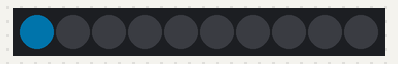
Recording of a program running on a simulated Raspberry Pi Pico running MicroPython. Parts: 10 RGB LEDs in strip order, left to right. Dim RGB values are drawn brighter than linear.

Above: at 0.16 s.
At 2.42 s:
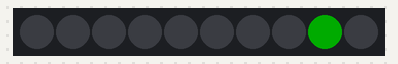
At 2.95 s:
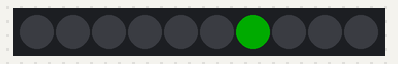
At 3.47 s:
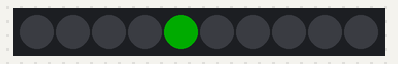
At 4.0 s:
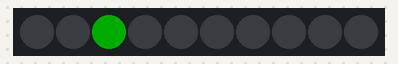
At 4.52 s:
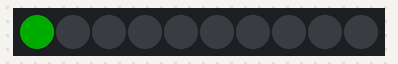

The program:

Knight_Rider.py
```python
from neopixel import Neopixel
import utime

numpix = 10
strip = Neopixel(numpix, 0, 28, "RGB")

delay = 0.065

utime.sleep(delay)

red = (0, 255, 0)
orange = (255, 50, 0)
yellow = (255, 100, 0)
green = (255, 0, 0)
blue = (0, 0, 255)
indigo = (100, 0, 90)
violet = (0, 175, 255)
colors_rgb = [red, orange, yellow, green, blue, indigo, violet]

strip.brightness(47)
blank = (0,0,0)


while True:

    strip.show()
  ############ Left to Right ##################
    for x in range(10):
        strip.set_pixel(x, violet)
        strip.show()
        strip.set_pixel(x, violet)
        strip.show()
        strip.set_pixel(x, violet)
        strip.show()
        utime.sleep(delay)
        strip.set_pixel(x, blank)
        utime.sleep(delay)
        strip.set_pixel(x, blank)
        utime.sleep(delay)
        strip.set_pixel(x, blank)
        strip.show()


  ############ Left to Right ##################
    for x in reversed(range(10)):
        strip.set_pixel(x, red)
        strip.show()
        strip.set_pixel(x, red)
        strip.show()
        strip.set_pixel(x, red)
        utime.sleep(delay)
        strip.show()
        utime.sleep(delay)
        strip.set_pixel(x, blank)
        utime.sleep(delay)
        strip.set_pixel(x, blank)
        utime.sleep(delay)
        strip.set_pixel(x, blank)
        strip.show()
```

Measured:
- by itself, everything shown: repeats every 4.6 s, in 20 steps
